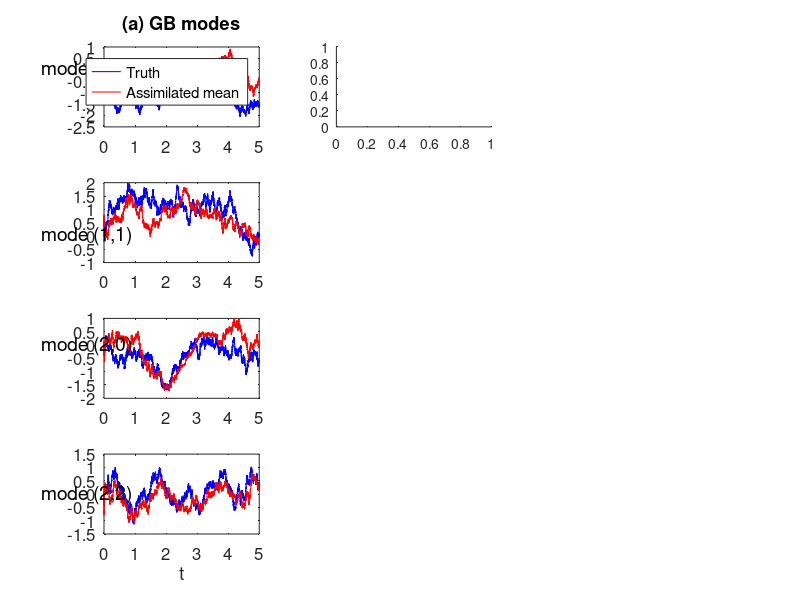

The MATLAB script that drew this image: (Note: this script raises an error after producing the figure.)
rng(1);
n = 8;24; % model dim
L = 10; % num of obs used
L_all = 20; % num of total obs 
epsilon = 1;
k = [1, 0, 1, -1;%, 2, 0, 1, 2, 2, -1, 2, -2;
     0, 1, 1,  1];%, 0, 2, 2, 1, -1, 2, 2,  2];
kk = [k,k,k];

sigmal = 0.2;
omegak_p = 1/epsilon * sqrt(k(1,:).^2 + k(2,:).^2 + 1);
omegak_m = - 1/epsilon * sqrt(k(1,:).^2 + k(2,:).^2 + 1);

rk1 = [1./sqrt(k(1,:).^2 + k(2,:).^2+1) .* (-1i * k(2,:));
    1./sqrt(k(1,:).^2 + k(2,:).^2+1) .* (1i * k(1,:))];
rk2 = [1./sqrt(k(1,:).^2 + k(2,:).^2)/sqrt(2)/sqrt(k(1,:).^2 + k(2,:).^2 + 1) .* (1i * k(2,:) + k(1,:) .* sqrt(k(1,:).^2 + k(2,:).^2 + 1));
    1./sqrt(k(1,:).^2 + k(2,:).^2)/sqrt(2)/sqrt(k(1,:).^2 + k(2,:).^2 + 1) .* (-1i * k(1,:) + k(2,:) .* sqrt(k(1,:).^2 + k(2,:).^2 + 1))];
rk3 = [1./sqrt(k(1,:).^2 + k(2,:).^2)/sqrt(2)/sqrt(k(1,:).^2 + k(2,:).^2 + 1) .* (1i * k(2,:) - k(1,:) .* sqrt(k(1,:).^2 + k(2,:).^2 + 1));
    1./sqrt(k(1,:).^2 + k(2,:).^2)/sqrt(2)/sqrt(k(1,:).^2 + k(2,:).^2 + 1) .* (-1i * k(1,:) - k(2,:) .* sqrt(k(1,:).^2 + k(2,:).^2 + 1))];
rk = [rk1,rk2,rk3];
dk1 = -[0.5:0.05:1.05];
dk2 = -[0.65:0.05:1.2];
dk3 = -[0.65:0.05:1.2];
ak1 = zeros(n,n);
ak2 = zeros(n,n);
ak3 = zeros(n,n);
for i = 1:2:n
    ak1(i,i) = dk1((i+1)/2);
    ak1(i+1,i+1) = ak1(i,i);    
    ak2(i,i) = dk2((i+1)/2);
    ak2(i+1,i+1) = ak2(i,i); 
    ak2(i,i+1) = -omegak_p((i+1)/2);
    ak2(i+1,i) =  omegak_p((i+1)/2);
    ak3(i,i) = dk3((i+1)/2);
    ak3(i+1,i+1) = ak3(i,i);
    ak3(i,i+1) = -omegak_m((i+1)/2);
    ak3(i+1,i) =  omegak_m((i+1)/2);
end


a0 = zeros(3*n,1);
ak = blkdiag(ak1,ak2,ak3);
dt = 0.0001;
a1 = ak;
sigmak1 = eye(n);
sigmak2 = eye(n);
sigmak3 = eye(n);
sigmak = blkdiag(sigmak1,sigmak2,sigmak3);

b2 = sigmak;
Sgm1 = sigmal * eye(2*L_all);
InvBoB = (Sgm1 * Sgm1')^(-1);

T = 5;
NN = round(T/dt);
uII = zeros(3*n,NN);
uI = zeros(2*L_all,NN);
G = zeros(L_all*2,3*n);
uI(:,1) = rand(2*L_all,1)*pi*2-pi;
x = uI(1:2:end,1);x=x';
y = uI(2:2:end,1);y=y';
rng(2) 
for i = 2:NN
    uII(:,i) = uII(:,i-1) + (a0 + a1 * uII(:,i-1)) * dt + b2 * sqrt(dt) * randn(3*n,1); % true signal up to current
end

for i = 2:NN
    G(1:2:end,1:2:end) = real(exp(1i*(x'*kk(1,:)+y'*kk(2,:))).*(ones(L_all,1) * rk(1,:)));
    G(1:2:end,2:2:end) = real(exp(1i*(x'*kk(1,:)+y'*kk(2,:))).* 1i.*(ones(L_all,1) *rk(1,:)));
    G(2:2:end,1:2:end) = real(exp(1i*(x'*kk(1,:)+y'*kk(2,:))).*(ones(L_all,1) *rk(2,:)));
    G(2:2:end,2:2:end) = real(exp(1i*(x'*kk(1,:)+y'*kk(2,:))).* 1i.*(ones(L_all,1) *rk(2,:)));
    G = G*2;
    A1 = G;
    uI(:,i) = uI(:,i-1) + A1 * uII(:,i-1) * dt + Sgm1 * randn(2*L_all,1) * sqrt(dt); % obs up to current
    x = uI(1:2:end,i-1);x=x';
    y = uI(2:2:end,i-1);y=y';
end

Rm = -diag(diag(sigmak).^2/2./diag(ak));

mu0 = zeros(3*n,1);
R0 = eye(3*n);
u_post = zeros(3*n,NN);
u_post(:,1) = mu0;
u_cov = zeros(3*n,NN);
u_cov(:,1) = diag(R0);
info_gain_total = zeros(1,NN);
info_gain_signal = zeros(1,NN);
info_gain_dispersion = zeros(1,NN);
index = 1:L;
G = zeros(L*2,3*n);
Sgm1 = sigmal * eye(2*L);InvBoB = (Sgm1 * Sgm1')^(-1);
for i = 2:NN
    if mod(i,100) == 1
        index = randperm(L_all, L);
    end
    x = uI(index*2-1,i-1);x=x';
    y = uI(index*2,i-1);y=y';
    xnew = uI(index*2-1,i);xnew=xnew';
    ynew = uI(index*2,i);ynew=ynew';
    obs_old = reshape([x',y']',2*L,1);
    obs_new = reshape([xnew',ynew']',2*L,1);
    G(1:2:end,1:2:end) = real(exp(1i*(x'*kk(1,:)+y'*kk(2,:))).*(ones(L,1) * rk(1,:)));
    G(1:2:end,2:2:end) = real(exp(1i*(x'*kk(1,:)+y'*kk(2,:))).* 1i.*(ones(L,1) *rk(1,:)));
    G(2:2:end,1:2:end) = real(exp(1i*(x'*kk(1,:)+y'*kk(2,:))).*(ones(L,1) *rk(2,:)));
    G(2:2:end,2:2:end) = real(exp(1i*(x'*kk(1,:)+y'*kk(2,:))).* 1i.*(ones(L,1) *rk(2,:)));
    G = G*2;
    A1 = G;
    mu = mu0 + (a0 + a1 * mu0) * dt + (R0 * A1') * InvBoB * (obs_new-obs_old - A1 * mu0 * dt);
    R = R0 + (a1 * R0 + R0* a1' + b2*b2' - (R0*A1') * InvBoB * (R0*A1')')*dt;
    u_post(:,i) = mu;
    u_cov(:,i) = diag(R);
    mu0 = mu;
    R0 = R;

    info_gain_signal(i) = 1/2*(mu)'*Rm^(-1)*(mu);
    info_gain_dispersion(i) =  -1/2 * log(det(R/Rm)) + 1/2 * trace(R/Rm) - 1/2 * 3*n;
    info_gain_total(i) = info_gain_signal(i) + info_gain_dispersion(i);
end
yval_current = info_gain_total(end);
numtemp = [1, 3, 5, 11];
figure
for i = 1:3
    for k = 1:4
        subplot(4,3,(k-1)*3+i)
        hold on
        plot(dt:dt:NN*dt,uII(numtemp(k)*2-1 + (i-1)*24,:),'b')
        plot(dt:dt:NN*dt,u_post(numtemp(k)*2-1 + (i-1)*24,:),'r')
        box on
        set(gca,'fontsize',12)
%         ylim([-2,2])
        if i == 1
            if k == 1
                text(-2,0,'mode (1,0)','fontsize',14)
                legend('Truth','Assimilated mean')
            elseif k == 2
                text(-2,0,'mode (1,1)','fontsize',14)
            elseif k == 3
                text(-2,0,'mode (2,0)','fontsize',14)
            elseif k == 4
                text(-2,0,'mode (2,2)','fontsize',14)
            end
        end
        if k == 1
            if i == 1
                title('(a) GB modes')
            elseif i == 2
                title('(b) Gravity modes +')
            else
                title('(c) Gravity modes -')
            end
        end
        if k == 4
            xlabel('t')
        end
    end
end


uI_new0 = uI(:,end);
uII_new0 = uII(:,end);
mu_new0 = mu;
R_new0 = R;



% 

nb = 20;
uI = mod(uI+pi,2*pi)-pi;
[xx,yy] = meshgrid(linspace(-pi,pi,nb),linspace(-pi,pi,nb));
v1 = zeros(nb,nb);
v2 = zeros(nb,nb);
v1f = zeros(nb,nb);
v2f = zeros(nb,nb);
GG = zeros(2,n*3);
figure
for i = 1:3
    subplot(2,3,i)
    time = i * 20000-10000;
    u_all = [uII(1:2:end,time);uII(2:2:end,time)];
    uf_all = [u_post(1:2:end,time);u_post(2:2:end,time)];
    for j1 = 1:nb
        for j2 = 1:nb
            x = xx(j1,j2);
            y = yy(j1,j2);
            GG(1:2:end,1:2:end) = real(exp(1i*(x'*kk(1,:)+y'*kk(2,:))).*(rk(1,:)));
            GG(1:2:end,2:2:end) = real(exp(1i*(x'*kk(1,:)+y'*kk(2,:))).* 1i.*(rk(1,:)));
            GG(2:2:end,1:2:end) = real(exp(1i*(x'*kk(1,:)+y'*kk(2,:))).*(rk(2,:)));
            GG(2:2:end,2:2:end) = real(exp(1i*(x'*kk(1,:)+y'*kk(2,:))).* 1i.*(rk(2,:)));
            GG = GG*2;
            A1G = GG;
            v = A1G * u_all;
            vf = A1G * uf_all;
            v1(j1,j2) = v(1);
            v2(j1,j2) = v(2);
            v1f(j1,j2) = vf(1);
            v2f(j1,j2) = vf(2);
        end
    end
    
    v_amp = sqrt(v1.^2 + v2.^2);
    hold on
    contourf(xx,yy,v_amp,'linestyle','none')
    quiver(xx,yy,v1,v2,'k','linewidth',2)
    plot(uI(1:2:end,time),uI(2:2:end,time),'mo','linewidth',3)
    xlim([-pi,pi]);
    ylim([-pi,pi]);
    title(['Time = ',num2str(time * dt)],'fontsize',14);
    set(gca,'fontsize',12)
    box on
    xlabel('x','fontsize',12)
    ylabel('y','fontsize',12)
%     colormap parula
    
    subplot(2,3,i+3)
%     time = i * 10000;
    
    vf_amp = sqrt(v1f.^2 + v2f.^2);
    hold on
    contourf(xx,yy,vf_amp,'linestyle','none')
    quiver(xx,yy,v1f,v2f,'k','linewidth',2)
    plot(uI(1:2:end,time),uI(2:2:end,time),'mo','linewidth',3)
    xlim([-pi,pi]);
    ylim([-pi,pi]);
    title(['Time = ',num2str(time * dt)],'fontsize',14);
    set(gca,'fontsize',12)
    box on
    xlabel('x','fontsize',12)
    ylabel('y','fontsize',12)
%     colormap winter
end




